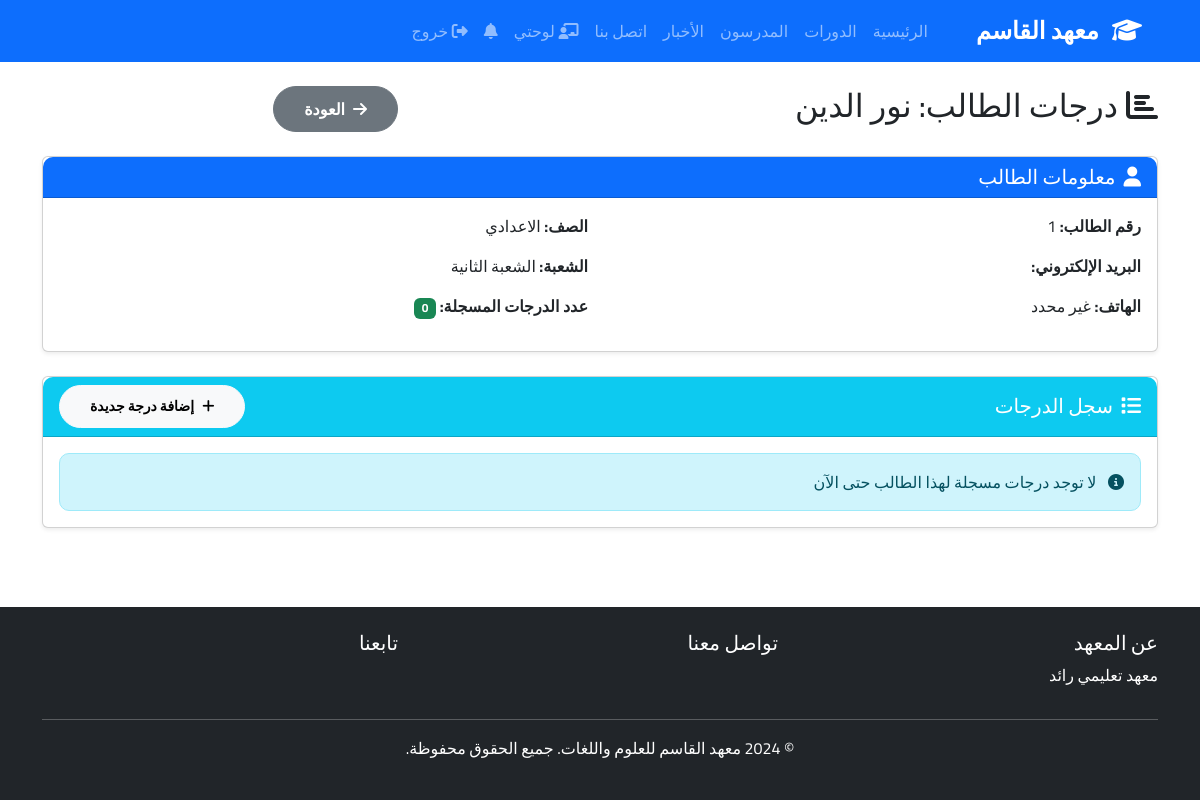
/teacher/students/1/grades (signed in), run on the app's committed database.
### app/models/user.py (models this page shows, shortened)
class User(UserMixin, db.Model):
    __tablename__ = 'users'
    id = db.Column(db.Integer, primary_key=True)
    phone_number = db.Column(db.String(20), unique=True, nullable=False, index=True)
    password_hash = db.Column(db.String(255), nullable=False)
    full_name = db.Column(db.String(100), nullable=False)
    role = db.Column(db.String(20), nullable=False)
    is_active = db.Column(db.Boolean, default=True)
    created_at = db.Column(db.DateTime, default=damascus_now)
    session_version = db.Column(db.String(64), default=lambda: secrets.token_hex(32))
    permissions = db.Column(db.JSON, default={})
    def get_unread_notifications_count(self):
        from app.models.notification import NotificationRecipient, Notification
        return NotificationRecipient.query.filter_by(
            user_id=self.id,
            is_read=False
        ).join(Notification).filter(Notification.is_active == True).count()

### app/models/student.py (models this page shows, shortened)
class Student(db.Model):
    __tablename__ = 'students'
    id = db.Column(db.Integer, primary_key=True)
    user_id = db.Column(db.Integer, db.ForeignKey('users.id'), nullable=False, unique=True)
    student_number = db.Column(db.String(50), unique=True)
    phone = db.Column(db.String(20))
    address = db.Column(db.Text)
    date_of_birth = db.Column(db.Date)
    photo = db.Column(db.String(255))
    guardian_name = db.Column(db.String(100))
    guardian_phone = db.Column(db.String(20))
    class_grade_id = db.Column(db.Integer, db.ForeignKey('class_grades.id'))
    section_id = db.Column(db.Integer, db.ForeignKey('sections.id'))
    created_at = db.Column(db.DateTime, default=damascus_now)
    user = db.relationship('User', backref='student_profile', foreign_keys=[user_id])
    class_grade = db.relationship('ClassGrade', back_populates='students')
    section = db.relationship('Section', back_populates='students')
    enrollments = db.relationship('Enrollment', backref='student', lazy='dynamic', cascade='all, delete-orphan')
    grades = db.relationship('Grade', backref='student', lazy='dynamic', cascade='all, delete-orphan')

### app/models/class_grade.py (models this page shows, shortened)
class ClassGrade(db.Model):
    __tablename__ = 'class_grades'
    id = db.Column(db.Integer, primary_key=True)
    name = db.Column(db.String(100), nullable=False, unique=True)
    description = db.Column(db.Text)
    display_order = db.Column(db.Integer, default=0)
    created_at = db.Column(db.DateTime, default=damascus_now)
    sections = db.relationship('Section', back_populates='class_grade', lazy='dynamic', cascade='all, delete-orphan')
    students = db.relationship('Student', back_populates='class_grade', lazy='dynamic')

class Section(db.Model):
    __tablename__ = 'sections'
    id = db.Column(db.Integer, primary_key=True)
    name = db.Column(db.String(100), nullable=False)
    class_grade_id = db.Column(db.Integer, db.ForeignKey('class_grades.id'), nullable=False)
    description = db.Column(db.Text)
    max_students = db.Column(db.Integer)
    display_order = db.Column(db.Integer, default=0)
    created_at = db.Column(db.DateTime, default=damascus_now)
    class_grade = db.relationship('ClassGrade', back_populates='sections')
    students = db.relationship('Student', back_populates='section', lazy='dynamic')
    __table_args__ = (db.UniqueConstraint('name', 'class_grade_id', name='unique_section_per_grade'),)

### app/routes/teacher.py (the view)
@bp.route('/students/<int:student_id>/grades')
@role_required('teacher')
def view_student_grades(student_id):
    teacher = Teacher.query.filter_by(user_id=current_user.id).first()
    if not teacher:
        flash('الملف الشخصي للمعلم غير موجود', 'danger')
        return redirect(url_for('public.index'))
    student = Student.query.get_or_404(student_id)
    student_enrollment = Enrollment.query.filter_by(student_id=student_id, teacher_id=teacher.id).first()
    if not student_enrollment:
        flash('ليس لديك صلاحية لعرض درجات هذا الطالب', 'danger')
        return redirect(url_for('teacher.students'))
    grades = Grade.query.filter_by(student_id=student_id, teacher_id=teacher.id).order_by(Grade.created_at.desc()).all()
    return render_template('teacher/view_student_grades.html', student=student, grades=grades)

### app/templates/teacher/view_student_grades.html
{% extends "base.html" %}
{% block content %}
<div class="container mt-4">
    <div class="row mb-4">
        <div class="col-md-8">
            <h2><i class="fas fa-chart-bar ms-2"></i>درجات الطالب: {{ student.user.full_name }}</h2>
        </div>
        <div class="col-md-4 text-end">
            <a href="{{ url_for('teacher.students') }}" class="btn btn-secondary">
                <i class="fas fa-arrow-right ms-2"></i>العودة
            </a>
        </div>
    </div>
    <div class="card shadow-sm mb-4">
        <div class="card-header bg-primary text-white">
            <h5 class="mb-0"><i class="fas fa-user ms-2"></i>معلومات الطالب</h5>
        </div>
        <div class="card-body">
            <div class="row">
                <div class="col-md-6">
                    <p><strong>رقم الطالب:</strong> {{ student.student_number or 'غير محدد' }}</p>
                    <p><strong>البريد الإلكتروني:</strong> {{ student.user.email }}</p>
                    <p><strong>الهاتف:</strong> {{ student.phone or 'غير محدد' }}</p>
                </div>
                <div class="col-md-6">
                    {% if student.class_grade %}
                    <p><strong>الصف:</strong> {{ student.class_grade.name }}</p>
                    {% endif %}
                    {% if student.section %}
                    <p><strong>الشعبة:</strong> {{ student.section.name }}</p>
                    {% endif %}
                    <p><strong>عدد الدرجات المسجلة:</strong> <span class="badge bg-success">{{ grades|length }}</span></p>
                </div>
            </div>
        </div>
    </div>
    <div class="card shadow-sm">
        <div class="card-header bg-info text-white d-flex justify-content-between align-items-center">
            <h5 class="mb-0"><i class="fas fa-list ms-2"></i>سجل الدرجات</h5>
            <a href="{{ url_for('teacher.add_grade', student_id=student.id) }}" class="btn btn-light btn-sm">
                <i class="fas fa-plus ms-2"></i>إضافة درجة جديدة
            </a>
        </div>
        <div class="card-body">
            {% if grades %}
            <div class="table-responsive">
                <table class="table table-hover align-middle">
                    <thead class="table-light">
                        <tr>
                            <th>الدورة</th>
                            <th>الاختبار</th>
                            <th>الدرجة</th>
                            <th>النسبة المئوية</th>
                            <th>الملاحظات</th>
                            <th>التاريخ</th>
                            <th class="text-center">الإجراءات</th>
                        </tr>
                    </thead>
                    <tbody>
                        {% for grade in grades %}
                        <tr>
                            <td>{{ grade.course.title }}</td>
                            <td><strong>{{ grade.exam_name }}</strong></td>
                            <td>
                                <span class="badge {% if (grade.grade / grade.max_grade * 100) >= 60 %}bg-success{% else %}bg-danger{% endif %}">
                                    {{ grade.grade }} / {{ grade.max_grade }}
                                </span>
                            </td>
                            <td>
                                {% set percentage = (grade.grade / grade.max_grade * 100)|round(2) %}
                                {{ percentage }}%
                            </td>
                            <td>{{ grade.notes or '-' }}</td>
                            <td>{{ grade.created_at.strftime('%Y-%m-%d') if grade.created_at else '-' }}</td>
                            <td class="text-center">
                                <div class="btn-group btn-group-sm">
                                    <a href="{{ url_for('teacher.edit_grade', grade_id=grade.id) }}"
                                       class="btn btn-outline-primary"
                                       title="تعديل">
                                        <i class="fas fa-edit"></i>
                                    </a>
                                    <button type="button"
                                            class="btn btn-outline-danger"
                                            data-bs-toggle="modal"
                                            data-bs-target="#deleteModal{{ grade.id }}"
                                            title="حذف">
                                        <i class="fas fa-trash"></i>
                                    </button>
                                </div>
                                <div class="modal fade" id="deleteModal{{ grade.id }}" tabindex="-1">
                                    <div class="modal-dialog">
                                        <div class="modal-content">
                                            <div class="modal-header">
                                                <h5 class="modal-title">تأكيد الحذف</h5>
                                                <button type="button" class="btn-close" data-bs-dismiss="modal"></button>
                                            </div>
                                            <div class="modal-body">
                                                هل أنت متأكد من حذف درجة "{{ grade.exam_name }}"؟
                                            </div>
                                            <div class="modal-footer">
                                                <button type="button" class="btn btn-secondary" data-bs-dismiss="modal">إلغاء</button>
                                                <form method="POST" action="{{ url_for('teacher.delete_grade', grade_id=grade.id) }}" style="display:inline;">
                                                    <button type="submit" class="btn btn-danger">حذف</button>
                                                </form>
                                            </div>
                                        </div>
                                    </div>
                                </div>
                            </td>
                        </tr>
                        {% endfor %}
                    </tbody>
                </table>
            </div>
            {% else %}
            <div class="alert alert-info mb-0">
                <i class="fas fa-info-circle ms-2"></i>
                لا توجد درجات مسجلة لهذا الطالب حتى الآن
            </div>
            {% endif %}
        </div>
    </div>
</div>
{% endblock %}

### app/static/css/style.css (style rules this page uses)
* { font-family: 'Cairo', sans-serif; }
body { min-height: 100vh; display: flex; flex-direction: column; }
.card { transition: transform 0.3s ease, box-shadow 0.3s ease; }
.btn { border-radius: 25px; padding: 10px 30px; font-weight: 600; }
.alert { border-radius: 10px; }
.card-header { border-radius: 10px 10px 0 0 !important; }
.shadow-sm { box-shadow: 0 0.125rem 0.25rem rgba(0,0,0,0.075) !important; }

### data on the page
User: user.full_name "نور الدين"
Student: student_number "1", phone "غير محدد"
ClassGrade: class_grade.name "الاعدادي"
Section: section.name "الشعبة الثانية"

### other printed values
{{ grades|length }} "0"
